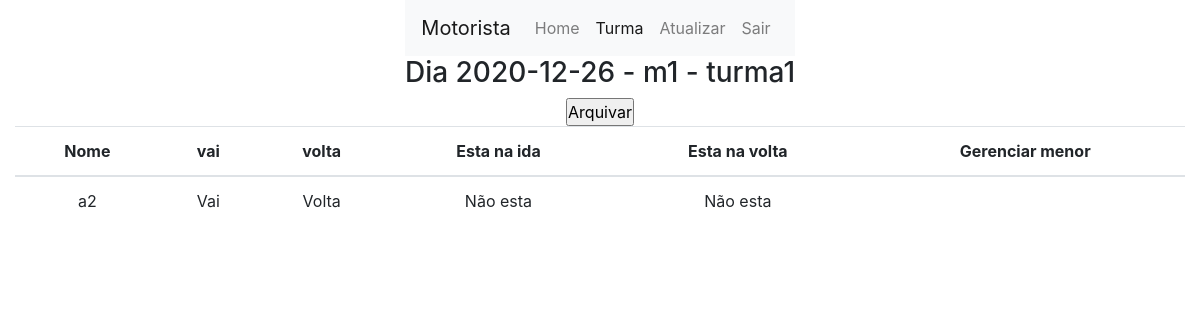
The page /core/motorista/turma/dia/28 (signed in) on the database as committed earlier.
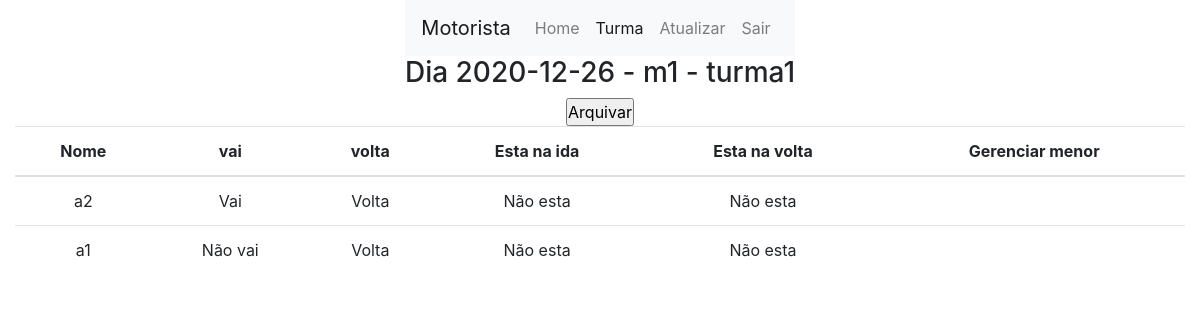
The same page on the database as committed later.
### core/models.py (models this page shows)
class Aluno(models.Model):
    dia = models.ForeignKey(Dia, on_delete=models.CASCADE,
                            related_name='%(class)s_dias', null=False, blank=False, default=1)
    usuario = models.ForeignKey(
        custom_user,  on_delete=models.CASCADE)
    menor_de_idade = models.BooleanField(default=False)
    vai = models.BooleanField(default=True)
    volta = models.BooleanField(default=True)
    esta_na_ida = models.BooleanField(default=False)
    esta_na_volta = models.BooleanField(default=False)

### users/models.py (models this page shows)
class custom_user(AbstractUser):
    permissao = models.IntegerField(default=2)
    telefone = models.CharField(max_length=50,  default='1')
    local = LocationField(default=(0, 0), null=False, map_attrs={
        "style": "mapbox://styles/mapbox/outdoors-v11",
        "zoom": 13,
        "center": [17.031645, 51.106715],
        "cursor_style": 'pointer',
        "marker_color": "red",
        "rotate": False,
        "geocoder": True,
        "fullscreen_button": True,
        "navigation_buttons": True,
        "track_location_button": True,
        "readonly": True,
        "placeholder": "Pick a location on map below",
    })
    data_nascimento = models.DateField(
        auto_now=False, auto_now_add=False, null=False, blank=False, default=timezone.now())

### core/views.py (the view)
def core_gerenciar_dia(request, id):
    if not request.user.is_authenticated:
        return redirect(user_login)
    dia = Dia.objects.get(id=id)
    if request.method == 'POST':
        dia.ativo = False
        dia.save()
        return redirect('core_lista_dias', dia.turma.id)
    alunos = Aluno.objects.filter(dia=dia)
    c = {
        'dia': dia,
        'alunos': alunos,
    }
    return render(request, 'core/turma/gerenciar_turma_dia.html', c)

### core/models.py (called while the page is built)
    def __str__(self):
        return f'{self.motorista} - {self.nome}'

    def __str__(self):
        return f'{self.data} - {self.turma}'

### core/templates/core/turma/gerenciar_turma_dia.html (shortened to what this page needs)
{% extends 'base.html' %}
{% block conteudo %}
    <div class="row">
        <div class="col justify-content-center d-flex">
            {% include 'menu.html' with ativo='turma'%}
        </div>
    </div>
    <div class="row">
        <div class="col justify-content-center d-flex">
            <h3>Dia {{dia}}</h3>
        </div>
    </div>
    <div class="row">
        <div class="col justify-content-center d-flex">
            <form action="" method="post">
                <input type="submit" value="Arquivar">
            </form>
        </div>
    </div>
    <div class="row">
        <div class="col">
            {% include 'core/turma/tables/table_alunos.html'  %}
        </div>
    </div>
{% endblock conteudo %}

### core/templates/core/turma/tables/table_alunos.html (shortened to what this page needs)
<table class="table text-center">
    <thead>
        <th>Nome</th>
        <th>vai</th>
        <th>volta</th>
        <th>Esta na ida</th>
        <th>Esta na volta</th>
        <th>Gerenciar menor</th>
    </thead>
    <tbody>
        {% for aluno in alunos %}
            <tr>
                <td>
                    {{aluno.usuario.username}}
                </td>
                <td>
                    {% if aluno.vai %}
                        Vai
                    {% else %}
                        Não vai
                    {% endif %}
                </td>
                <td>
                    {% if aluno.volta %}
                        Volta
                    {% else %}
                        Não volta
                    {% endif %}
                </td>
                <td>
                    {% if aluno.esta_na_ida %}
                        Esta
                    {% else %}
                        Não esta
                    {% endif %}
                </td>
                <td>
                    {% if aluno.esta_na_volta %}
                        Esta
                    {% else %}
                        Não esta
                    {% endif %}
                </td>
                <td>
                </td>
            </tr>
        {% endfor %}
    </tbody>
</table>

Rows that differ between the two databases and show on the page:
added Aluno: usuario.username "a1", vai "Não vai", volta "Volta", esta_na_ida "Não esta", esta_na_volta "Não esta"
